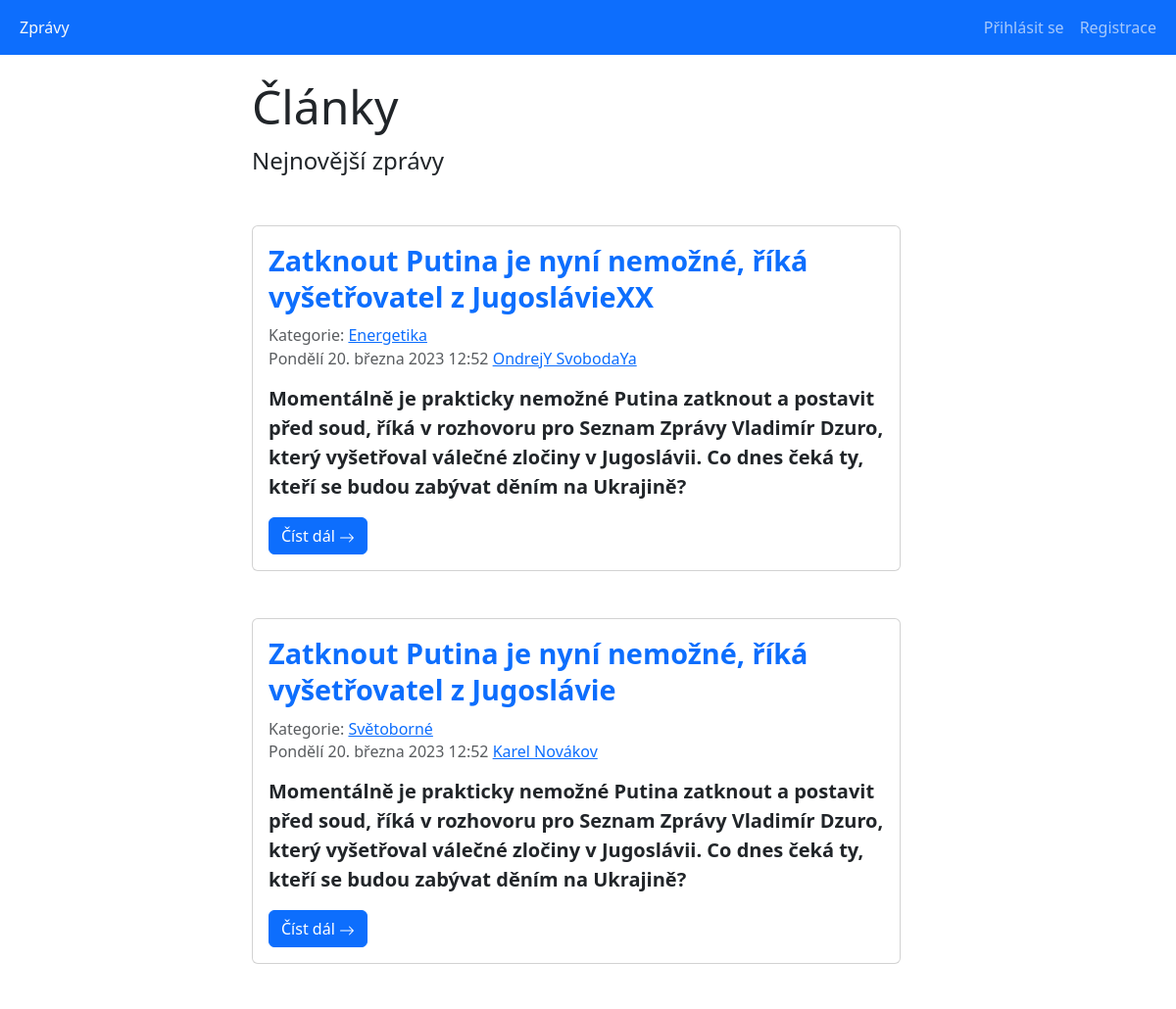
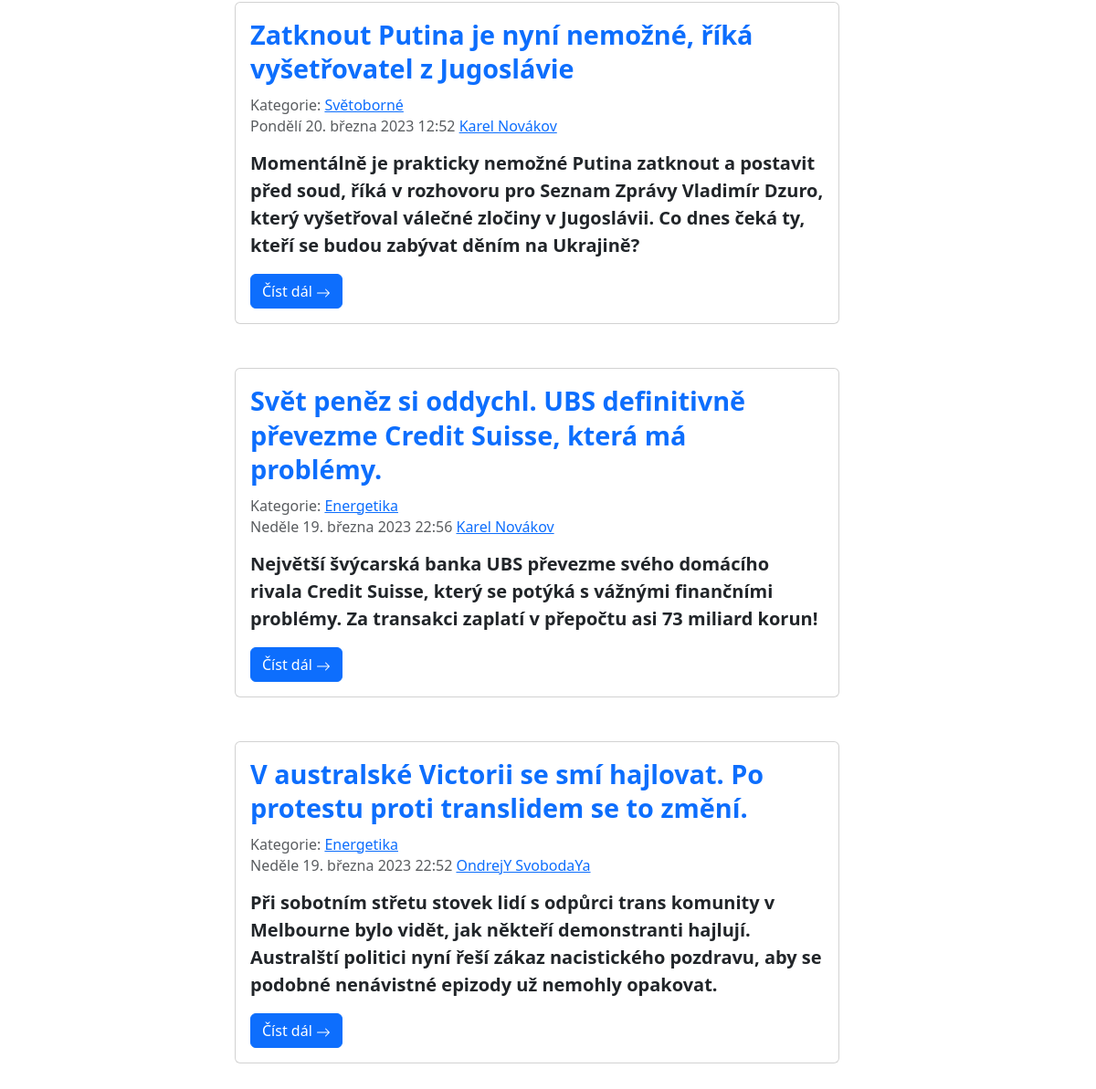
Before: /main_projekt/index.php with the older database file (2 pictures, top to bottom).
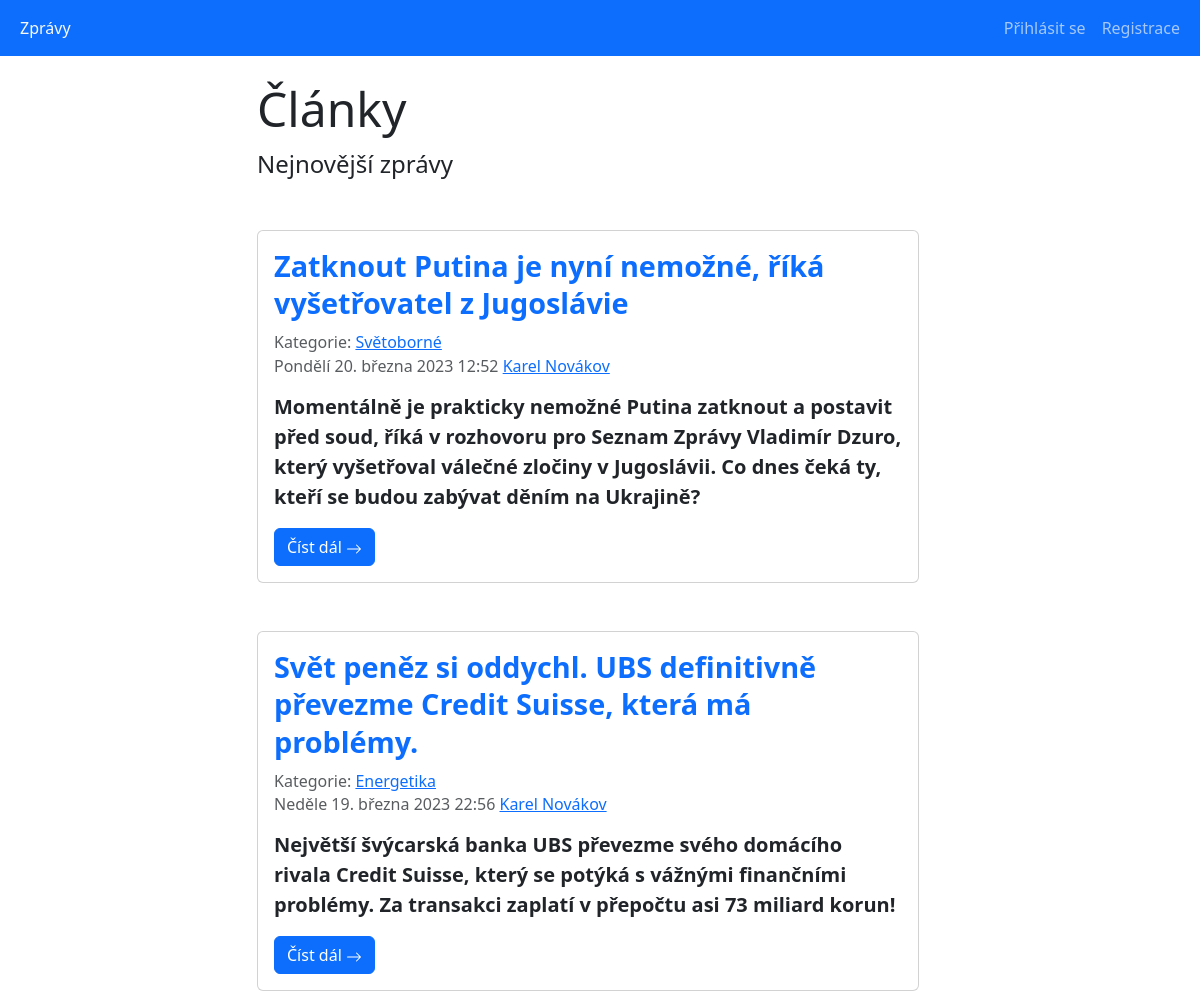
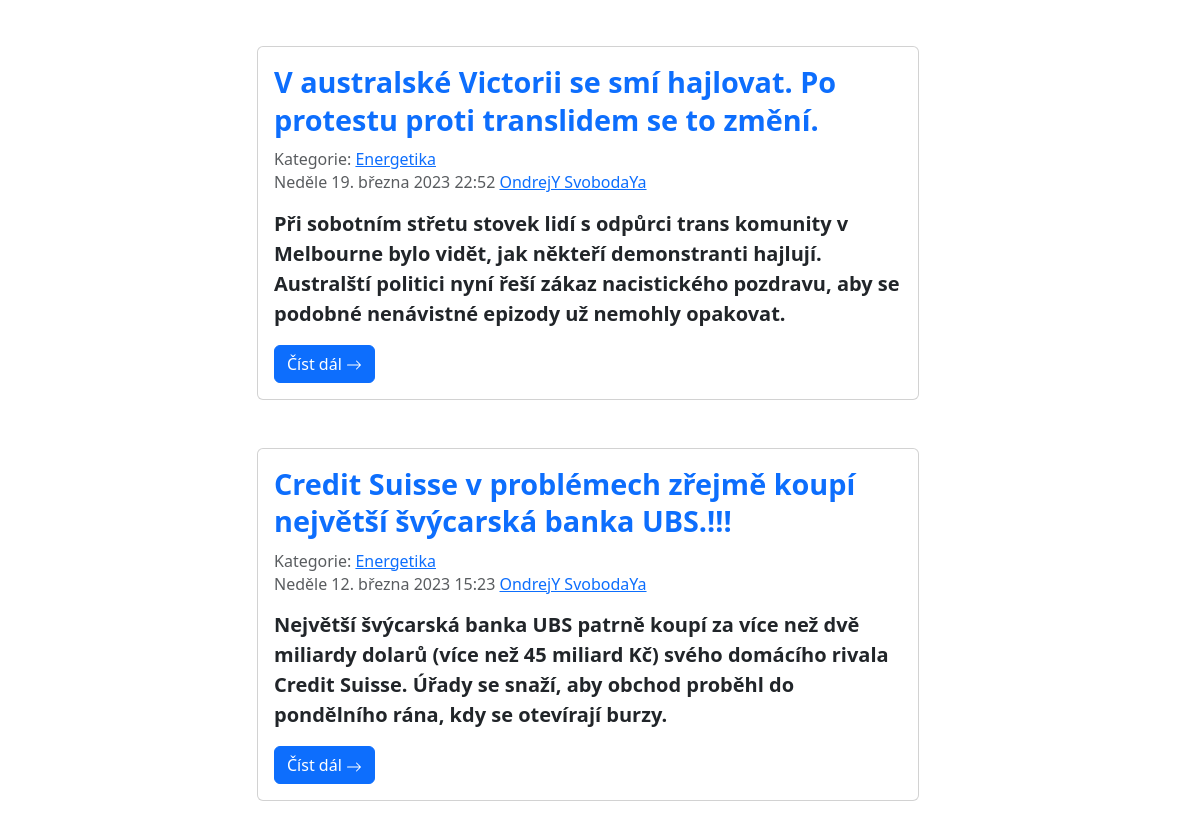
After: the same page with the newer database file (2 pictures, top to bottom).
### tables this page shows
CREATE TABLE `articles` (
  `id` int(10) UNSIGNED NOT NULL,
  `introduction` text DEFAULT NULL,
  `content` text DEFAULT NULL,
  `title` text DEFAULT NULL,
  `author_id` int(10) UNSIGNED NOT NULL,
  `category_id` int(10) UNSIGNED NOT NULL,
  `created_at` datetime NOT NULL DEFAULT current_timestamp(),
  `is_published` tinyint(1) NOT NULL DEFAULT 0 COMMENT 'Zveřejněný/Nezveřejněný'
);

CREATE TABLE `categories` (
  `id` int(10) UNSIGNED NOT NULL,
  `category_name` varchar(50) NOT NULL
);

### main_projekt/classes/Database.php (called while the page is built, shortened)
<?php
class Database
{
    public function __construct()
    {
        $this->conn = new PDO(self::DSN, self::USERNAME, self::PASSWORD, [
            PDO::ATTR_ERRMODE => PDO::ERRMODE_EXCEPTION,
        ]);
        $this->conn->query('SET NAMES utf8');
    }
}

### main_projekt/classes/DateUtils.php (called while the page is built)
<?php
class DateUtils {
    public static function DatumCesky(string $date): string
    {
        $englishDate = (new Datetime($date))->format('l d. F Y H:i');
        $men = [
            'January', 'February', 'March', 'April', 'May',
            'June', 'July', 'August', 'September', 'October',
            'November', 'December'
        ];
        $mcz = [
            'ledna', 'února', 'března', 'dubna', 'května',
            'června', 'července', 'srpna', 'září', 'října',
            'listopadu', 'prosince'
        ];
        $englishDate = str_replace($men, $mcz, $englishDate);
        $den = [
            'Monday', 'Tuesday', 'Wednesday', 'Thursday',
            'Friday', 'Saturday', 'Sunday'
        ];
        $dcz = [
            'Pondělí', 'Úterý', 'Středa', 'Čtvrtek',
            'Pátek', 'Sobota', 'Neděle'
        ];
        return str_replace($den, $dcz, $englishDate);
    }
}

### main_projekt/index.php (the view, shortened to what this page needs)
<?php
require_once 'classes/Database.php';
require_once 'classes/DateUtils.php';
$db = new Database();
$sql = 'SELECT a.*,CONCAT(ath.name, " ", ath.surname) as author_fullname, c.id as cat_id, c.category_name from articles a
        left join authors ath on a.author_id = ath.id
        left join categories c on a.category_id = c.id
        where a.is_published = 1
        ORDER by a.created_at DESC
        LIMIT 5';
$stmt = $db->conn->prepare($sql);
$stmt->execute();
$articles = $stmt->fetchAll(PDO::FETCH_ASSOC);
?>
<!doctype html>
<html lang="cs">
<head>
    <link rel="stylesheet" href="./bootstrap/css/bootstrap.min.css">
    <link rel="stylesheet" href="./styles/index.css">
</head>
<body>
<?php include_once 'reusable_components/navbar.php'; ?>
<div class="container-fluid row justify-content-center">
    <div class="col-sm-10 col-lg-7">
        <div class="mb-5 articles_title">
            <h1>Články</h1>
            <p>Nejnovější zprávy</p>
        </div>
        <div class="d-flex justify-content-center flex-column">
            <?php foreach ($articles as $article): ?>
                <div class="card mb-5">
                    <div class="card-body">
                        <h5 class="card-title ar_title mb-3">
                            <a href="articles_detail.php?article_id=<?= $article['id'] ?>">
                                <?= $article['title'] ?>
                            </a>
                        </h5>
                        <h6 class="card-subtitle mb-2 text-muted">
                            Kategorie:
                            <a href="categories_detail.php?id=<?= $article['cat_id'] ?>"><?= $article['category_name'] ?></a>
                        </h6>
                        <h6 class="card-subtitle mb-3 text-muted">
                            <time>
                                <?= DateUtils::DatumCesky($article['created_at']) ?>
                            </time>
                            <a href="authors_detail.php?id=<?= $article['author_id'] ?>"><?= $article['author_fullname'] ?></a>
                        </h6>
                        <p class="card-text mb-3 fw-semibold fs-5">
                            <?= $article['introduction'] ?>
                        </p>
                        <a href="articles_detail.php?article_id=<?= $article['id'] ?>" class="card-link btn btn-primary">Číst dál
                            <svg xmlns="http://www.w3.org/2000/svg" width="16" height="16" fill="currentColor" class="bi bi-arrow-right" viewBox="0 0 16 16">
                                <path fill-rule="evenodd" d="M1 8a.5.5 0 0 1 .5-.5h11.793l-3.147-3.146a.5.5 0 0 1 .708-.708l4 4a.5.5 0 0 1 0 .708l-4 4a.5.5 0 0 1-.708-.708L13.293 8.5H1.5A.5.5 0 0 1 1 8z"/>
                            </svg>
                        </a>
                    </div>
                </div>
            <?php endforeach; ?>
        </div>
    </div>
</div>
</body>
</html>

Changed rows visible on the page:
removed articles: title "Zatknout Putina je nyní nemožné, říká vyšetřovatel z JugoslávieXX", category.category_name "Energetika", created_at "Pondělí 20. března 2023 12:52", author_fullname "OndrejY SvobodaYa", introduction "Momentálně je prakticky nemožné Putina zatknout a postavit před soud, říká v rozhovoru pro Seznam Zprávy Vladimír Dzuro, který vyšetřoval válečné zločiny v Jugoslávii. Co dnes čeká ty, kteří se budou zabývat děním na Ukrajině?"
removed articles: title "Zatknout Putina je nyní nemožné, říká vyšetřovatel z Jugoslávie", category.category_name "Světoborné", created_at "Pondělí 20. března 2023 12:52", author_fullname "Karel Novákov", introduction "Momentálně je prakticky nemožné Putina zatknout a postavit před soud, říká v rozhovoru pro Seznam Zprávy Vladimír Dzuro, který vyšetřoval válečné zločiny v Jugoslávii. Co dnes čeká ty, kteří se budou zabývat děním na Ukrajině?"
now on this page (row unchanged): articles: title "Credit Suisse v problémech zřejmě koupí největší švýcarská banka UBS.!!!", category.category_name "Energetika", created_at "Neděle 12. března 2023 15:23", author_fullname "OndrejY SvobodaYa", introduction "Největší švýcarská banka UBS patrně koupí za více než dvě miliardy dolarů (více než 45 miliard Kč) svého domácího rivala Credit Suisse. Úřady se snaží, aby obchod proběhl do pondělního rána, kdy se otevírají burzy."
